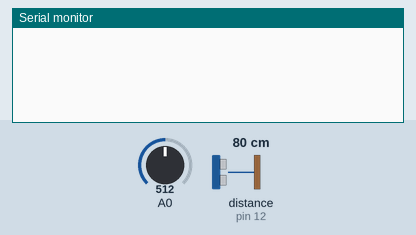
The sketch below on a simulated Arduino Uno, built with avr-gcc and run on an emulated ATmega328P. On the bench: the last lines printed to the serial monitor. Wiring (inferred from the names in the program): ultrasonic range finder: trigger pin 11; echo pin 12. The test bench sets the inputs (shaded band); at power-on: distance to the obstacle (sensor on pin 12) 80 cm, A0 = 512. The echo pulse lasts 58.3 µs per cm.

Above: at 1.2 s.
1.3 s: distance to the obstacle (sensor on pin 12) set to 2 cm
At 1.46 s:
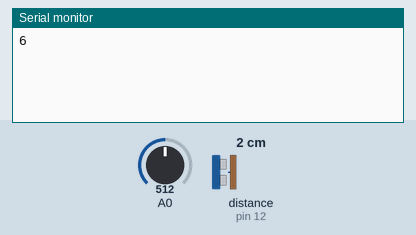
3.2 s: A0 set to 306
At 3.27 s:
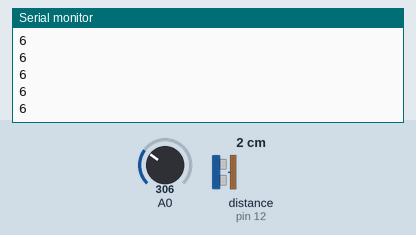
4.7 s: A0 set to 122
At 4.87 s:
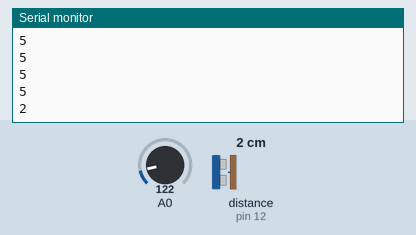
Timing chart, 0 to 7.7 s (numbered marks = the images above; inputs shaded):
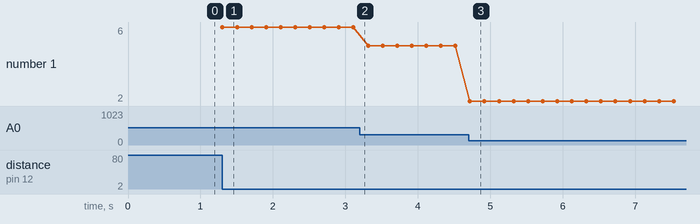

Measured:
- after the input at 1.3 s, the serial monitor: prints a new line at once (image 1)
- after the input at 4.7 s, the serial monitor: prints a new line at once (image 3)
- plotted number 1: 6 → 5 after the input at 3.2 s, 5 → 2 after the input at 4.7 s

The sketch:

testDistanceSensor.ino
```cpp
int trigPin = 11;
int echoPin = 12;
int cutoffs[7] = {42, 86, 123, 165, 229, 375, 1023};
void setup() {
  Serial.begin(9600);
  pinMode(trigPin, OUTPUT);
  pinMode(echoPin, INPUT);

}

void loop() {
  digitalWrite(trigPin, LOW);
  delayMicroseconds(5);
  digitalWrite(trigPin, HIGH);
  delayMicroseconds(10);
  digitalWrite(trigPin, LOW);
  pinMode(echoPin, INPUT);
  int duration = pulseIn(echoPin, HIGH);
  int cm = (duration/2) / 29.1;
  if(cm > 10) {
    //far enough away that we don't count as a strum
    return;
  }
  int voltage = analogRead(A0);
  if(voltage==0) {
    return;
  }
  for(int i=0;i<7;i++) {
    if(voltage<cutoffs[i]) {
      Serial.println(i);
      break;
    }
  }
  delay(200);
}
```
